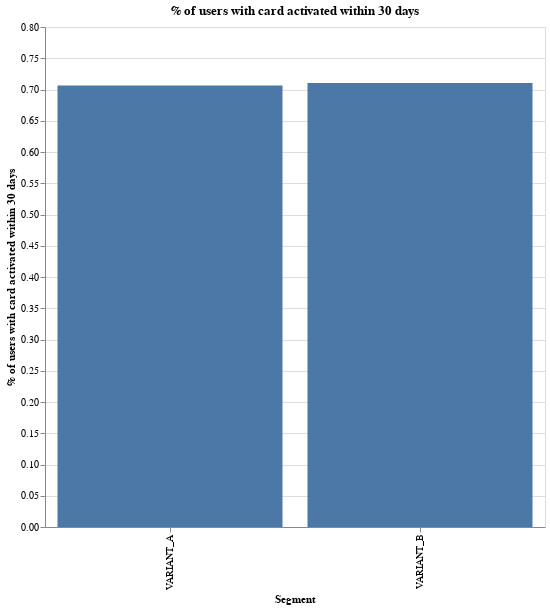

The notebook cell this image was saved under:
### Markdown cell above
There seems to be a slight negative trend in activations in recent weeks. To properly compare variant B and variant A in the data, we will want to drop variant A traffic from times when variant B was not live yet. 
- % of users with active card increases by 0.4pp from 70.6% to 71%.

### Code cell
df = pd.read_csv("card_activation.csv")

# count days since experiment start.
df["date_diff"] = (
    pd.to_datetime(df["card_activation"]) - pd.to_datetime(df["card_order"])
).dt.days

# drop users that joined in the last 30 days -- too young.
df["age"] = (pd.to_datetime("today") - pd.to_datetime(df["created"])).dt.days
df = df.loc[df["age"] >= 30, :]
df = df.loc[pd.to_datetime(df["created"]) >= pd.to_datetime("2020-05-18"), :]

# set card_activate to 1 if the user activated card within 30 days
df["card_activate"] = 0
df.loc[df["date_diff"] <= 30, "card_activate"] = 1

# get card activation rate per order.
df = df.groupby(["segment"])["card_activate"].agg("mean").reset_index()

alt.Chart(df.loc[df["segment"].isin(["VARIANT_A", "VARIANT_B"])]).mark_bar().encode(
    x=alt.X("segment:N", axis=alt.Axis(title="Segment")),
    y=alt.Y(
        "card_activate:Q",
        axis=alt.Axis(title="% of users with card activated within 30 days"),
    ),
).properties(
    width=500, height=500, title="% of users with card activated within 30 days"
)

### Figure 1 — Vega-Lite specification as saved in the notebook (floating-point values rounded to 4 significant figures)
{"config": {"view": {"continuousWidth": 400, "continuousHeight": 300}}, "data": {"name": "data-c679f2915a2d5411a3007ccada4a2461"}, "mark": "bar", "encoding": {"x": {"type": "nominal", "axis": {"title": "Segment"}, "field": "segment"}, "y": {"type": "quantitative", "axis": {"title": "% of users with card activated within 30 days"}, "field": "card_activate"}}, "height": 500, "title": "% of users with card activated within 30 days", "width": 500, "$schema": "https://vega.github.io/schema/vega-lite/v4.0.2.json", "datasets": {"data-c679f2915a2d5411a3007ccada4a2461": [{"segment": "VARIANT_A", "card_activate": 0.7062}, {"segment": "VARIANT_B", "card_activate": 0.7105}]}}
